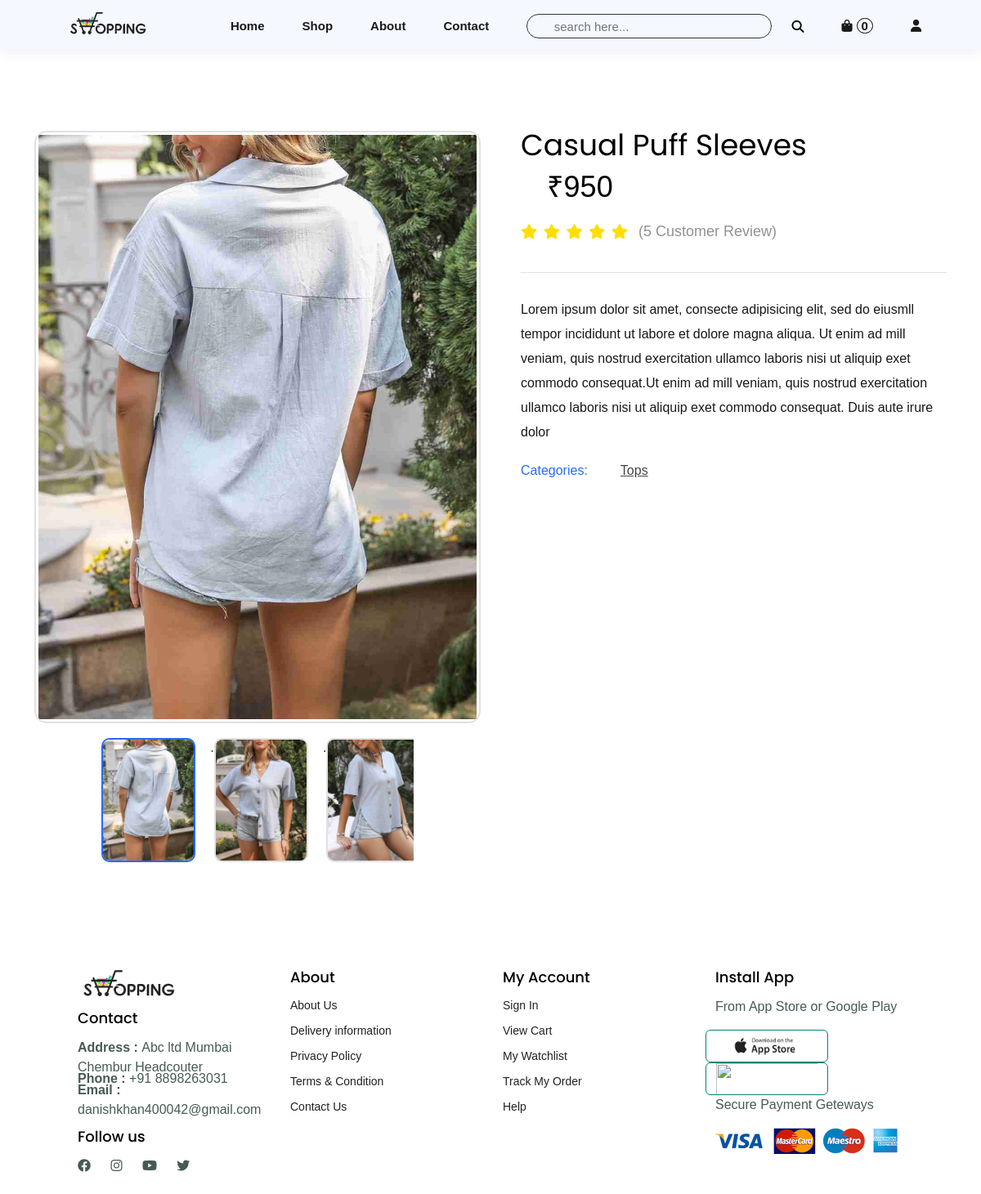
The app's page /product/2 with its own data.
### store/models.py (models this page shows, shortened)
class Images(models.Model):
    image = models.ImageField(upload_to="media/products/")
    product = models.ForeignKey(Product, on_delete=models.CASCADE)

class Product(models.Model):
    image = models.ImageField(upload_to="media/products/")
    name = models.CharField(max_length=50)
    price = models.IntegerField()
    filter_Price = models.ForeignKey(Filter_Price,on_delete=models.CASCADE,default=0)
    categories = models.ForeignKey(Categories,on_delete=models.CASCADE,default=0)
    brands = models.ForeignKey(Brands,on_delete=models.CASCADE,default=0)

class Categories(models.Model):
    name = models.CharField(max_length=200)
    def __str__(s):
        return s.name

### store/views.py (the view)
# urls.py: path("product/<str:id>",v.product_details),
def product_details(request, id):
    prod = Product.objects.filter(id=id).first
    context = {
        'prod': prod
    }
    return render(request, "single_product.html", context)

### store/templates/single_product.html (shortened to what this page needs)
{% extends 'master.html' %}
{% block content %}
<div class="product-details-area pt-100px pb-100px">
  <div class="container">
    <div class="row">
      <div class="col-lg-6 col-sm-12 col-xs-12 mb-lm-30px mb-md-30px mb-sm-30px">
        <div class="swiper-container zoom-top">
          <div class="swiper-wrapper">
          {% for i in prod.images_set.all %}
            <div class="swiper-slide">
              <img class="img-responsive m-auto" src="/{{i.image}}" alt="">
            </div>
            {% endfor %}
          </div>
        </div>
        <div class="swiper-container mt-20px zoom-thumbs slider-nav-style-1 small-nav">
          <div class="swiper-wrapper">
            {% for i in prod.images_set.all %}
            <div class="swiper-slide">
              <img class="img-responsive m-auto" src="/{{i.image}}" alt="">
            </div>.
            {% endfor %}
          </div>
        </div>
      </div>
      <div class="col-lg-6 col-sm-12 col-xs-12" data-aos="fade-up" data-aos-delay="200">
        <div class="product-details-content quickview-content ml-25px">
          <h2>{{prod.name}}</h2>
          <div class="pricing-meta">
            <ul class="d-flex">
              <li class="new-price">₹{{prod.price}}</li>
            </ul>
          </div>
          <div class="pro-details-rating-wrap">
            <div class="rating-product">
              <i class="fa fa-star"></i>
              <i class="fa fa-star"></i>
              <i class="fa fa-star"></i>
              <i class="fa fa-star"></i>
              <i class="fa fa-star"></i>
            </div>
            <span class="read-review"><a class="reviews" href="#">(5 Customer Review)</a></span>
          </div>
          <p class="mt-30px">Lorem ipsum dolor sit amet, consecte adipisicing elit, sed do eiusmll tempor incididunt ut
            labore et dolore magna aliqua. Ut enim ad mill veniam, quis nostrud exercitation ullamco laboris nisi ut
            aliquip exet commodo consequat.Ut enim ad mill veniam, quis nostrud exercitation ullamco laboris nisi ut
            aliquip exet commodo consequat. Duis aute irure dolor</p>
          <div class="pro-details-categories-info pro-details-same-style d-flex m-0">
            <span>Categories: </span>
            <ul class="d-flex">
              <li>
                <a href="#">{{prod.categories}}</a>
              </li>
            </ul>
          </div>
        </div>
      </div>
    </div>
  </div>
</div>
{% endblock %}

### store/static/css/style.css (style rules this page uses)
* { margin: 0; padding: 0; box-sizing: border-box; font-family: 'Spartan', sans-serif; }
h2 { font-size: 50px; line-height: 64px; color: #222; }
p { font-size: 16px; color: #465b52; margin: 15px 0 20px 0; }
body { width: 100%; }

### records on screen
Images: image (picture)
Images: image (picture)
Images: image (picture)
Product: name "Casual Puff Sleeves", price "950", categories "Tops"

### other values on screen
{{ request.session.cart|length }} "0"
